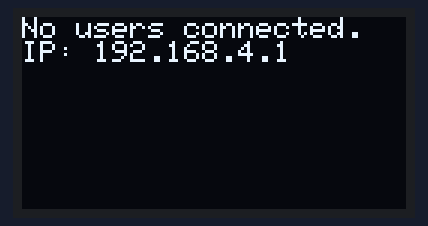
A sketch run on a simulated ESP32. On the bench: 128×64 one-colour display.

Above: at 0.1 s.

The sketch:

mario.ino
```cpp
#include <WiFi.h>
#include <Wire.h>
#include <Adafruit_GFX.h>
#include <Adafruit_SSD1306.h>

#define SCREEN_WIDTH 128
#define SCREEN_HEIGHT 64

WiFiClient client;

Adafruit_SSD1306 display(SCREEN_WIDTH, SCREEN_HEIGHT, &Wire, -1);

const char* ssid = "ESP32-IlianLeBoss";
const char* password = "motdepasse123!?";
int status = WL_IDLE_STATUS;
bool isGameStarted = false;

WiFiServer server(8080);

void setup() {
  Wire.begin(17, 18);
  display.begin(SSD1306_SWITCHCAPVCC, 0x3C);
  display.clearDisplay();
  display.setTextColor(WHITE);
  display.setCursor(0, 0);
  Serial.begin(115200);
  WiFi.softAP(ssid, password);

  display.println("Point d'acces demarre");
  display.print("SSID: ");
  display.print(ssid);
  display.display();
  server.begin();
}

void loop() {
  int connectedStations = WiFi.softAPgetStationNum();

  WiFiClient newClient = server.available();
  if (newClient) {
    client = newClient;
  }

  char touche = 0;
  while (client.available()) {
    touche = client.read();
  }

  if (isGameStarted == true) {
    display.clearDisplay();
    display.setCursor(0, 0);
    display.print("Super Mario ESP !!!");
    display.display();

  } else if (connectedStations > 0) {
    display.clearDisplay();
    display.setCursor(0, 0);
    display.print("Users connected: ");
    display.println(connectedStations);
    display.println("");
    display.println("Press Enter to continue");

    if (touche == 'E') {
      isGameStarted = true;
    }

    if (touche != 0) {
      display.setTextSize(2);
      display.setCursor(58, 30);
      display.print(touche);
      display.setTextSize(1);
    }

    display.display();
  } else {
    display.clearDisplay();
    display.setCursor(0, 0);
    display.println("No users connected.");
    display.print("IP: ");
    display.print(WiFi.softAPIP());
    display.display();
  }

  delay(50);
}
```
